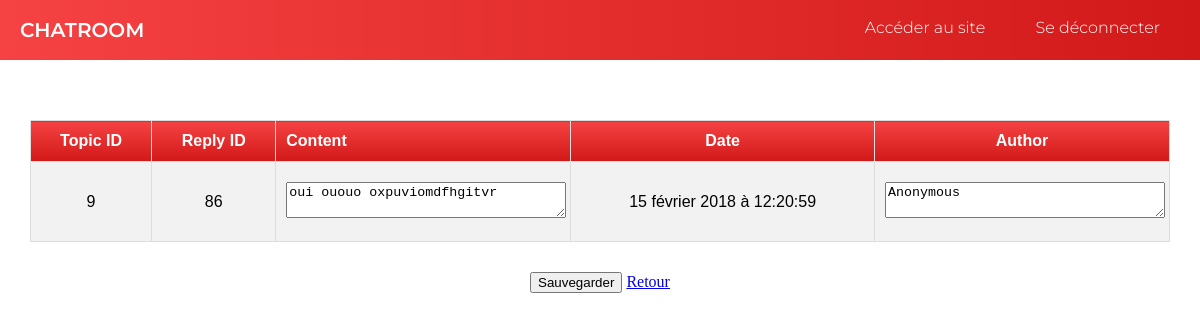
Page /ad/editReply.php?edit=86 (signed in) on the committed database.
### tables this page shows
CREATE TABLE IF NOT EXISTS `replies` (
  `reply_id` int(11) NOT NULL AUTO_INCREMENT,
  `topic_id` int(11) DEFAULT NULL,
  `category_id` int(11) DEFAULT NULL,
  `content` text NOT NULL,
  `date` datetime DEFAULT CURRENT_TIMESTAMP,
  `author` varchar(255) NOT NULL DEFAULT 'Anonymous',
  PRIMARY KEY (`reply_id`),
  KEY `repliesTOcategories` (`category_id`),
  KEY `repliesTOtopics` (`topic_id`)
);

### ad/editReply.php (the view, shortened to what this page needs)
<?php include('layouts/header.php');?>
<?php
$query_replies = "SELECT
          `replies`.`topic_id`,
          `replies`.`content`,
          `replies`.`reply_id`,
          `replies`.`author`,
          `replies`.`date`
          FROM
          `replies`
          WHERE
          `reply_id` = :id
          ORDER BY
          `replies`.`date`
          DESC
          ";
$allRepliesQuery = $conn->prepare($query_replies);
$allRepliesQuery->bindValue(':id', $_GET['edit']);
$allRepliesQuery->execute();
?>
<div class="admin containerlevrai">
    <form action="" method="post">
    <table class="table_topics">
        <tr>
            <th style="text-align:center;">Topic ID</th>
            <th style="text-align:center;">Reply ID</th>
            <th style="text-align:left;">Content</th>
            <th style="text-align:center;">Date</th>
            <th style="text-align:center;">Author</th>
        </tr>
        <?php while (false !== $row = $allRepliesQuery->fetch(PDO::FETCH_ASSOC)) :?>
        <tr>
            <td style="text-align:center;">
                <?=$row["topic_id"]?>
            </td>
            <td style="text-align:center;">
                <?=$row["reply_id"]?>
            </td>
            <td style="text-align:left;">
                <textarea name="content" id="content" class="contentEdit"><?=$row["content"]?></textarea>
            </td>
            <td style="text-align:center;">
                <?php
        $timestamp = strtotime($row["date"]);
                $mois_fr = Array("", "janvier", "février", "mars", "avril", "mai", "juin", "juillet", "août", "septembre", "octobre", "novembre", "décembre");
                list($nom_jour, $jour, $mois, $annee, $heure, $minute, $seconde) = explode('/', date("w/d/n/Y/H/i/s", $timestamp));
                echo $jour.' '.$mois_fr[$mois].' '.$annee.' à '.$heure.':'.$minute.':'.$seconde;
                ?>
            </td>
            <td style="text-align:center;">
                <textarea name="author" id="author" class="contentEdit"><?=$row["author"]?></textarea>
            </td>
        </tr>
        <?php $topicID = $row['topic_id'] ?>
        <?php endwhile;?>
    </table>
    <div class="flexbtnsend">
        <button class="btnSend" type="submit" name="submit">Sauvegarder</button>
        <a href="./editTopic.php?edit=<?=$topicID?>">Retour</a>
    </div>
    </form>
</div>
<?php include('layouts/footer.php');?>

### ressources/css/style.css (style rules this page uses)
.containerlevrai { max-width: 1140px; padding: 0px 20px; margin: auto; padding-top: 60px; }
.table_topics { font-family: "Trebuchet MS", Arial, Helvetica, sans-serif; border-collapse: collapse; width: 100%; }
.table_topics td, .table_topics th { border: 1px solid #ddd; padding: 20px 10px; vertical-align: middle; }
.table_topics tr:nth-child(even) { background-color: #f2f2f2; }
.table_topics th { padding-top: 12px; padding-bottom: 12px; background: linear-gradient(to bottom, #f54242, #d21919); color: white; font-weight: bold; text-align: left; }
.table_topics td:nth-child(1), .table_topics td:nth-child(4), .table_topics td:nth-child(5), .table_topics td:nth-child(6), .table_topics th:nth-child(1), .table_topics th:nth-child(4), .table_topics th:nth-child(5), .table_topics th:nth-child(6) { text-align: center; }
.admin .contentEdit { width: 100%; resize:vertical; text-align: left; }
.admin .flexbtnsend { text-align: center; margin-top: 30px; }

### rows in the picture
replies: topic "9", reply_id "86", content "oui ououo oxpuviomdfhgitvr", jour "15", mois "février", annee "2018", heure "12", minute "20", seconde "59", author "Anonymous"
